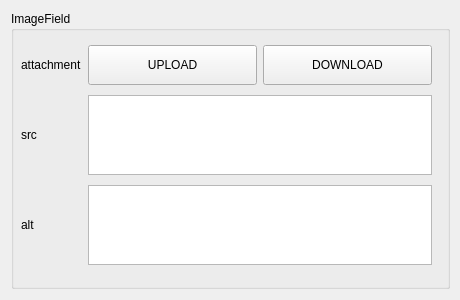
<?xml version="1.0" encoding="UTF-8"?>
<ui version="4.0">
 <class>Frame</class>
 <widget class="QFrame" name="Frame">
  <property name="geometry">
   <rect>
    <x>0</x>
    <y>0</y>
    <width>460</width>
    <height>300</height>
   </rect>
  </property>
  <property name="minimumSize">
   <size>
    <width>460</width>
    <height>300</height>
   </size>
  </property>
  <property name="maximumSize">
   <size>
    <width>460</width>
    <height>300</height>
   </size>
  </property>
  <property name="windowTitle">
   <string>Frame</string>
  </property>
  <layout class="QGridLayout" name="gridLayout_2">
   <property name="rightMargin">
    <number>10</number>
   </property>
   <item row="0" column="0">
    <widget class="QGroupBox" name="ImageField">
     <property name="title">
      <string>ImageField</string>
     </property>
     <widget class="QWidget" name="gridLayoutWidget">
      <property name="geometry">
       <rect>
        <x>10</x>
        <y>30</y>
        <width>451</width>
        <height>231</height>
       </rect>
      </property>
      <layout class="QGridLayout" name="gridLayout">
       <property name="rightMargin">
        <number>40</number>
       </property>
       <item row="2" column="0">
        <widget class="QLabel" name="label_3">
         <property name="text">
          <string>alt</string>
         </property>
        </widget>
       </item>
       <item row="0" column="0">
        <widget class="QLabel" name="label">
         <property name="maximumSize">
          <size>
           <width>16777215</width>
           <height>40</height>
          </size>
         </property>
         <property name="text">
          <string>attachment</string>
         </property>
        </widget>
       </item>
       <item row="1" column="0">
        <widget class="QLabel" name="label_2">
         <property name="text">
          <string>src</string>
         </property>
        </widget>
       </item>
       <item row="1" column="1">
        <widget class="QPlainTextEdit" name="src">
         <property name="minimumSize">
          <size>
           <width>0</width>
           <height>80</height>
          </size>
         </property>
         <property name="maximumSize">
          <size>
           <width>16777215</width>
           <height>80</height>
          </size>
         </property>
        </widget>
       </item>
       <item row="2" column="1">
        <widget class="QPlainTextEdit" name="alt">
         <property name="minimumSize">
          <size>
           <width>0</width>
           <height>80</height>
          </size>
         </property>
         <property name="maximumSize">
          <size>
           <width>16777215</width>
           <height>80</height>
          </size>
         </property>
        </widget>
       </item>
       <item row="0" column="1">
        <layout class="QHBoxLayout" name="horizontalLayout">
         <item>
          <widget class="QPushButton" name="uploadBtn">
           <property name="sizePolicy">
            <sizepolicy hsizetype="Minimum" vsizetype="Preferred">
             <horstretch>0</horstretch>
             <verstretch>0</verstretch>
            </sizepolicy>
           </property>
           <property name="maximumSize">
            <size>
             <width>16777215</width>
             <height>40</height>
            </size>
           </property>
           <property name="text">
            <string>UPLOAD</string>
           </property>
          </widget>
         </item>
         <item>
          <widget class="QPushButton" name="downloadBtn">
           <property name="sizePolicy">
            <sizepolicy hsizetype="Minimum" vsizetype="Preferred">
             <horstretch>0</horstretch>
             <verstretch>0</verstretch>
            </sizepolicy>
           </property>
           <property name="minimumSize">
            <size>
             <width>0</width>
             <height>40</height>
            </size>
           </property>
           <property name="maximumSize">
            <size>
             <width>16777215</width>
             <height>40</height>
            </size>
           </property>
           <property name="text">
            <string>DOWNLOAD</string>
           </property>
          </widget>
         </item>
        </layout>
       </item>
      </layout>
     </widget>
    </widget>
   </item>
  </layout>
 </widget>
 <resources/>
 <connections/>
</ui>
